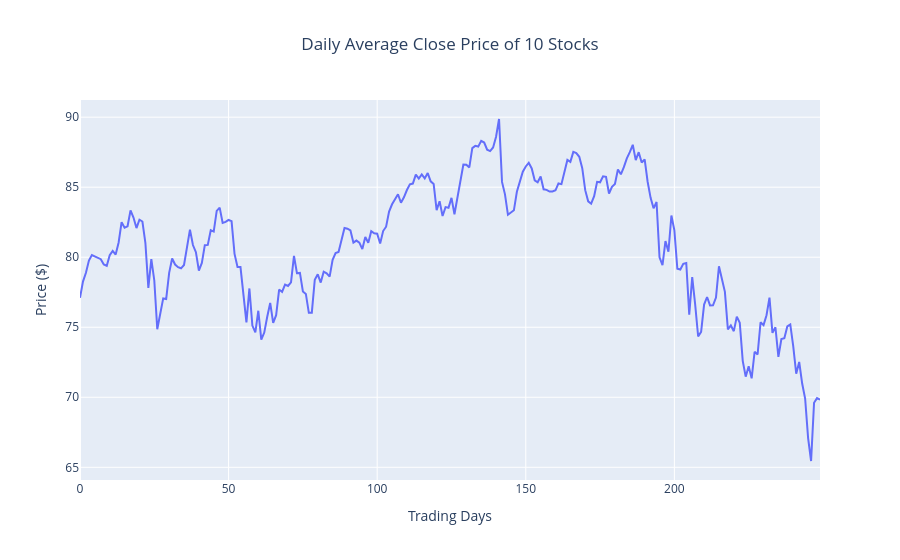

Here is the notebook cell this chart was saved with:
### Code cell
fig1 = go.Figure()

fig1.add_trace(
    go.Scatter(
        y=high_tech_index,
        mode='lines',
        name='daily avg. close'
    )
)

fig1.update_layout(
    title='Daily Average Close Price of 10 Stocks',
    title_x=0.5,
    xaxis_title='Trading Days',
    yaxis_title='Price ($)',
    legend_title='Stock',
    hovermode='x unified',
)

### Figure 1 — Plotly figure (JSON) as saved in the notebook; plotly's stock layout.template omitted (floating-point values rounded to 4 significant figures; data arrays with more than 128 entries replaced by an {"elided": "..."} marker saying what was removed)
{"data": [{"mode": "lines", "name": "daily avg. close", "type": "scatter", "y": {"elided": "250 float values"}}], "layout": {"hovermode": "x unified", "legend": {"title": {"text": "Stock"}}, "title": {"text": "Daily Average Close Price of 10 Stocks", "x": 0.5}, "xaxis": {"title": {"text": "Trading Days"}}, "yaxis": {"title": {"text": "Price ($)"}}}}
